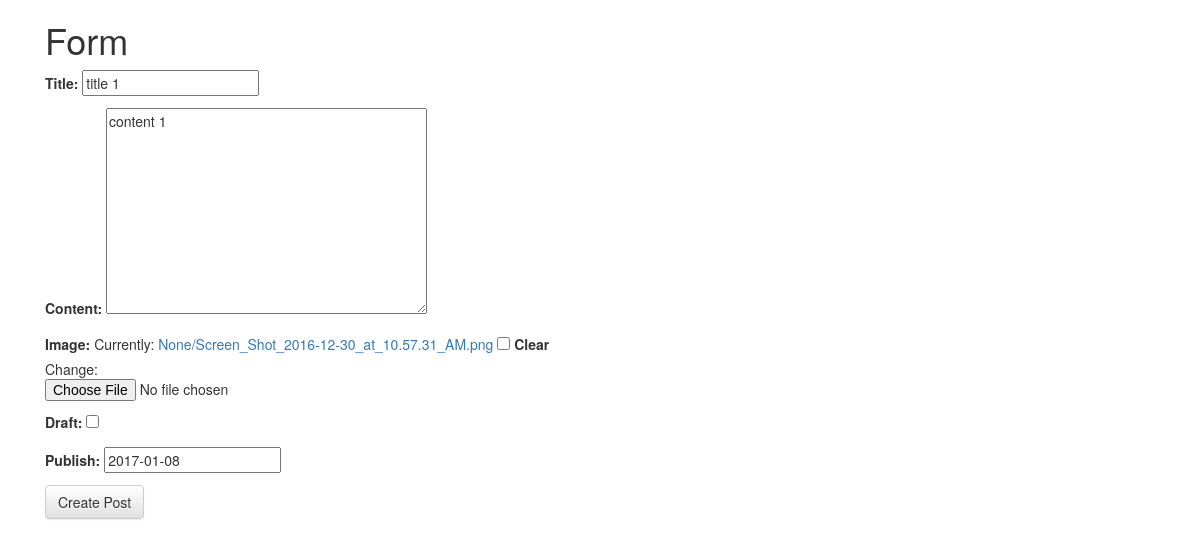
/posts/title-1/edit/ (signed in), run on the app's committed database.
### posts/models.py (models this page shows, shortened)
class Post(models.Model):
	user = models.ForeignKey(settings.AUTH_USER_MODEL, default=1)
	title = models.CharField(max_length=120)
	slug = models.SlugField(unique=True)
	image = models.ImageField(upload_to=upload_location, null=True, blank=True, width_field="width_field", height_field="height_field")
	height_field = models.IntegerField(default=0)
	width_field = models.IntegerField(default=0)
	content = models.TextField()
	draft = models.BooleanField(default=False)
	publish = models.DateField(auto_now=False, auto_now_add=False)
	update = models.DateTimeField(auto_now = True, auto_now_add=False)
	timestamp = models.DateTimeField(auto_now=False, auto_now_add=True)
	objects = PostManager()
	class Meta:
		ordering = ['-id', '-timestamp', '-update']

### posts/views.py (the view)
# urls.py: url(r'^(?P<slug>[\w-]+)/edit/$', post_update, name='update'),
def post_update(request, slug=None):
	if not request.user.is_staff or not request.user.is_superuser:
		raise Http404
	instance = get_object_or_404(Post, slug = slug)
	form = PostForm(request.POST or None, request.FILES or None, instance = instance)
	if form.is_valid():
		instance = form.save(commit =False)
		instance.user = request.user
		instance.save()
		messages.success(request, "Successfully saved")
		return HttpResponseRedirect(instance.get_absolute_url())
	context = {
		"title": instance.title,
		"instance": instance,
		"form": form,
	}
	return render(request, 'post_form.html', context)

### posts/forms.py
class PostForm(forms.ModelForm):
	class Meta:
		model = Post
		fields = [
			"title",
			"content",
			"image",
			"draft",
			"publish",
		]

### posts/models.py (called while the page is built)
	def all(self, *args, **kwargs):
		return super(PostManager, self).filter(draft=False).filter(publish__lte=timezone.now())

### posts/templates/post_form.html
{% extends 'base.html' %} {% block content %} {{ block.super }}
<div class="col-sm-6">
    <h1>Form</h1>
    <form action="" method="POST" enctype="multipart/form-data">
        {% csrf_token %} {{form.as_p}}
        <input type="submit" class="btn btn-default" value="Create Post">
    </form>
</div>
{% endblock %}

### static/css/main.css (style rules this page uses)
h1 { color: red; }

### data on the page
Post: title "title 1", content "content 1", publish "2017-01-08"
